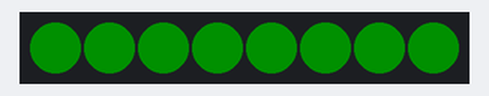
Simulated run of this program. Board: Raspberry Pi Pico running MicroPython. On the bench: 8 RGB LEDs in strip order, left to right. Dim RGB values are drawn brighter than linear; threads take turns every 2 ms; what the program prints to the serial console is not drawn.

Above: at 0.1 s.
At 0.6 s:
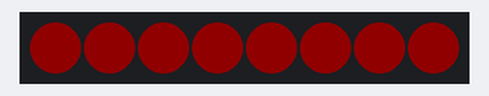
Timing chart, 0 to 130.0 s (numbered marks = the images above):
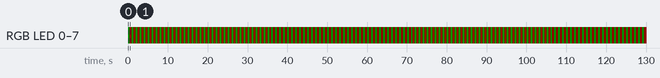

Measured:
- by itself, RGB LED 0–7: alternates RGB(16, 0, 0) for 0.50 s and RGB(0, 16, 0) for 0.50 s
- what the display in image 0 shows lasts 0.5 s, from 0.0 s to 0.5 s

The program:

neopixel_dual_core.py
```python
import _thread, time, array
from machine import Pin
import rp2

@rp2.asm_pio(sideset_init=rp2.PIO.OUT_LOW, out_shiftdir=rp2.PIO.SHIFT_LEFT, autopull=True, pull_thresh=24)
def ws2812():
    T1 = 2
    T2 = 5
    T3 = 3
    wrap_target()
    label("bitloop")
    out(x, 1)           .side(0) [T3 - 1]
    jmp(not_x, "do_zero").side(1) [T1 - 1]
    jmp("bitloop")      .side(1) [T2 - 1]
    label("do_zero")
    nop()               .side(0) [T2 - 1]
    wrap()

NUM_LEDS = 8
PIN_NUM = 16
sm = rp2.StateMachine(0, ws2812, freq=8000000, sideset_base=Pin(PIN_NUM))
sm.active(1)

def led_thread():
    while True:
        ar = array.array("I", [0x100000]*NUM_LEDS)
        sm.put(ar, 8)
        time.sleep(0.5)
        ar = array.array("I", [0x001000]*NUM_LEDS)
        sm.put(ar, 8)
        time.sleep(0.5)

_thread.start_new_thread(led_thread, ())
while True:
    print("Main core free!")
    time.sleep(1)
```
